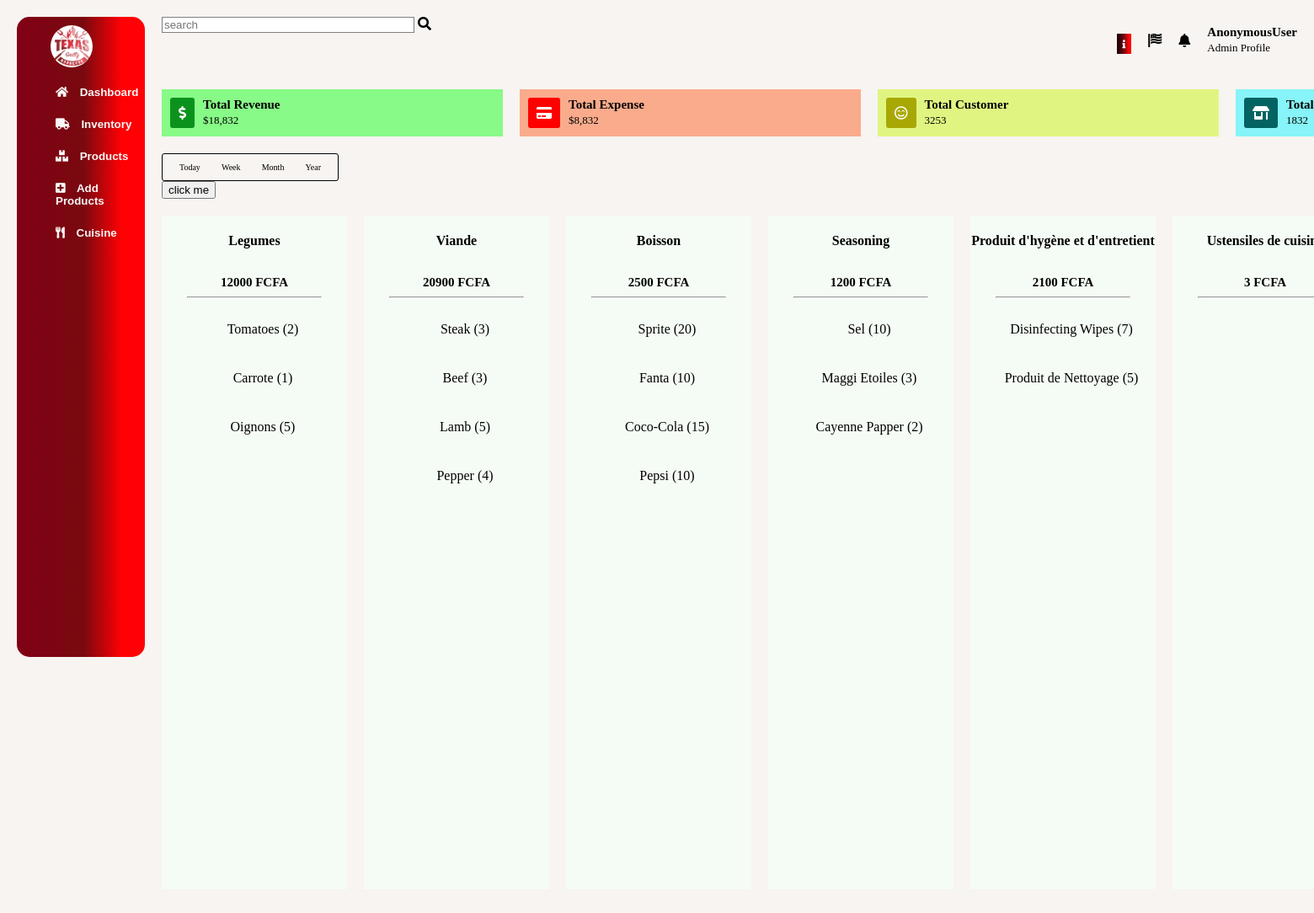
The app's page /texasgrillz/inventory/, older data.
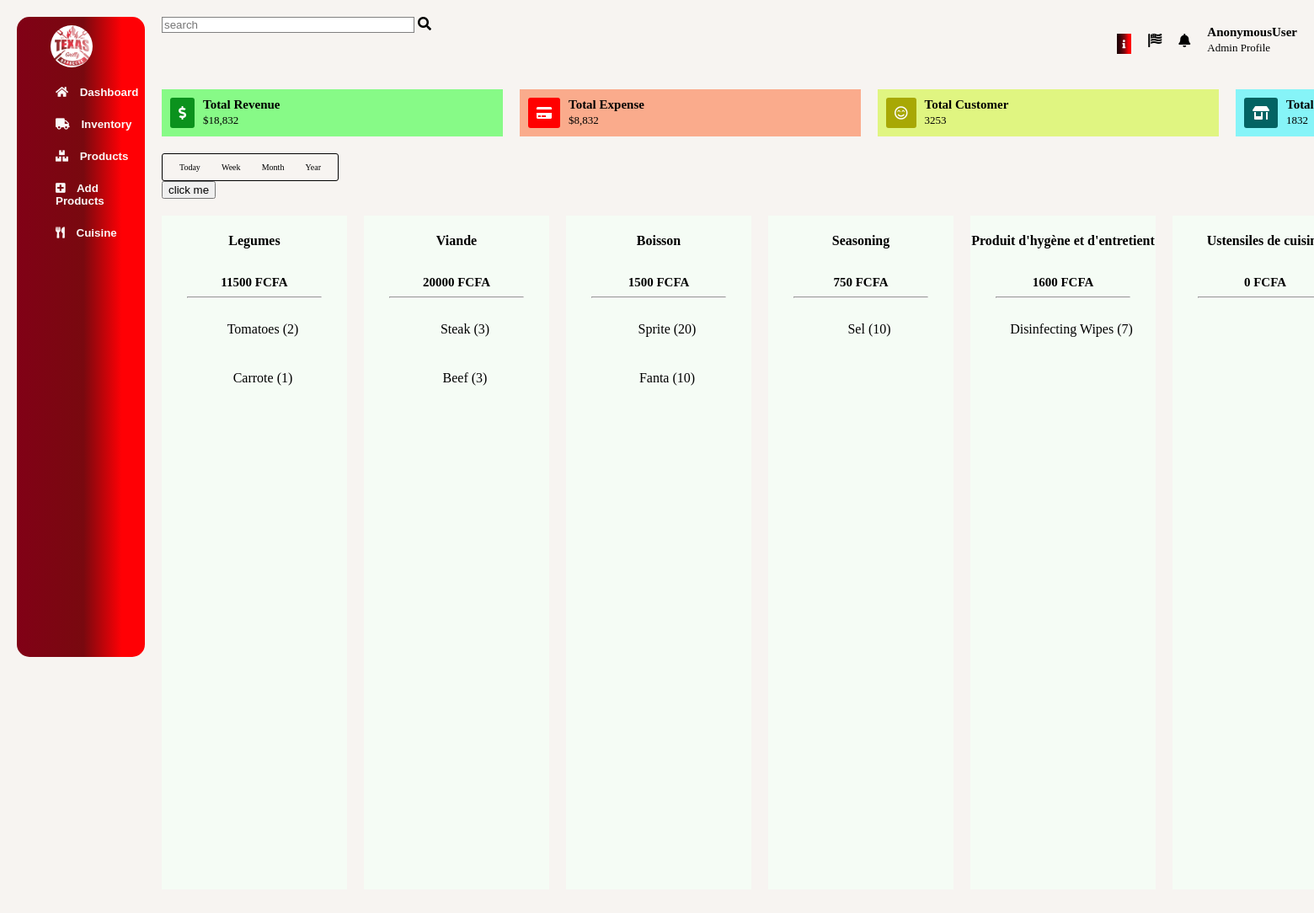
The same page, newer data.
### Resto/models.py (models this page shows, shortened)
class IventoryItemCategory(models.Model):
    name = models.CharField(max_length=150,null = True, blank = True)
    description = models.CharField(max_length=150,null = True, blank = True)
    date_created = models.DateTimeField(auto_now=True)
    def __str__(self):
        return self.name
    def total_spending_category(self):
        category = self.iventoryitem_set.all()
        spending = sum([item.prix for item in category])
        return spending
    def total_item_category(self):
        category = self.iventoryitem_set.all()
        count = len([item.name for item in category])
        return count

class IventoryItem(models.Model):
    name = models.CharField(max_length=150)
    description = models.CharField(max_length=150,null = True, blank = True)
    date_created = models.DateTimeField(auto_now=True)
    prix = models.IntegerField(blank=True)
    quantity = models.IntegerField(blank=True)
    category = models.ForeignKey(IventoryItemCategory,on_delete=CASCADE,blank=True,null=True)
    date_created = models.DateTimeField(auto_now=True)

### Resto/views.py (the view)
# urls.py: path('texasgrillz/inventory/',views.IventorySystem, name='inventory-texasgrillz'),
def IventorySystem(request):
    categories = IventoryItemCategory.objects.all()
    if request.method == 'POST':
        form = AddProducts(request.POST)
        if form.is_valid():
            product = form.cleaned_data.get('name')
            category = form.cleaned_data.get('category')
            form.save()
            messages.success(request,f'{product} added to your inventory')
            return HttpResponseRedirect(f'/texasgrillz/inventory/')
    else:
        form = AddProducts()
    context = {
        'categorie': categories,
        'form':AddProducts
    }
    return render(request,'Resto/IventorySystem.html',context)

### Resto/templates/Resto/IventorySystem.html (shortened to what this page needs)
{% load static %} {% load crispy_forms_tags %}
<!DOCTYPE html>
<html lang="en">
  <head>
    <link rel="stylesheet" href="https://use.fontawesome.com/releases/v5.8.1/css/all.css" />
    <link rel="stylesheet" href="https://cdn.jsdelivr.net/npm/bootstrap-icons@1.5.0/font/bootstrap-icons.css" />
    <link rel="stylesheet" type="text/css" href="{% static 'Resto/CSS/dashboard.css' %}" />
    <link
      rel="stylesheet"
      href="https://pro.fontawesome.com/releases/v5.10.0/css/all.css"
    />
  </head>
  <body>
    <div class="container">
      <aside class="sidebar">
        <ul id="sidebar-menu">
          <img src="{% static 'Resto/TexasGrillzLogo.jpeg' %}" height="50px" width="50px" style="border-radius: 50%" alt="" />
          <div class="tab">
            <button class="tablinks" onclick="openTab(event, 'Dashboard')"><i class="fas fa-home"></i> Dashboard</button>
            <button class="tablinks" onclick="openTab(event, 'Inventory')"><i class="fas fa-truck"></i> Inventory</button>
            <button class="tablinks" onclick="openTab(event, 'Products')"><i class="fas fa-boxes"></i> Products</button>
            <button class="tablinks" onclick="openTab(event, 'AddProducts')"><i class="fas fa-plus-square"></i> Add Products</button>
            <button onclick="location.href ='/texasgrillz/cuisine/'"><i class="fas fa-utensils"></i> Cuisine</button>
          </div>
        </ul>
      </aside>
      <header>
        <div class="nav">
          <div class="inpt">
            <input type="text" id="search" placeholder="search" />
            <i class="fas fa-search"></i>
          </div>
          <div class="right">
            <ul>
              <li><i class="fas fa-info"></i></li>
              <li><i class="fas fa-flag-usa"></i></li>
              <li><i class="fas fa-bell"></i></li>
            </ul>
            <div class="info">
              <h3>{{request.user}}</h3>
              <span>Admin Profile</span>
            </div>
          </div>
        </div>
      </header>
      <main>
        <div id="Inventory" class="tabcontent">
          <div class="first">
            <div class="child1">
              <i class="fas fa-dollar-sign"></i>
              <div class="data">
                <h3>Total Revenue</h3>
                <span>$18,832</span>
              </div>
            </div>
            <div class="child2">
              <i class="fas fa-credit-card"></i>
              <div class="data">
                <h3>Total Expense</h3>
                <span>$8,832</span>
              </div>
            </div>
            <div class="child3">
              <i class="far fa-smile-beam"></i>
              <div class="data">
                <h3>Total Customer</h3>
                <span>3253</span>
              </div>
            </div>
            <div class="child4">
              <i class="fas fa-store-alt"></i>
              <div class="data">
                <h3>Total Order</h3>
                <span>1832</span>
              </div>
            </div>
          </div>
          <div class="second">
            <div class="second-date">
              <p>Today</p>
              <p>Week</p>
              <p>Month</p>
              <p>Year</p>
            </div>
          </div>
          <button id="btn">click me</button>
          <div class="third">
            {% for cat in categorie %}
            <div class="cat{{cat.id}}" style="width: 220px">
              <div class="item1">
                <h4>{{cat.name}}</h4>
                <h3>{{cat.total_spending_category}} FCFA</h3>
                <hr />
                <ul id="ul2">
                  {% for catitem in cat.iventoryitem_set.all %}
                  <li>{{catitem.name}} ({{catitem.quantity}})</li>
                  {% endfor %}
                </ul>
              </div>
            </div>
            {% endfor %}
          </div>
        </div>
      </main>
    </div>
  </body>
</html>

### Resto/static/Resto/CSS/dashboard.css (style rules this page uses)
body { background-color: rgb(247, 244, 241); margin: 0; padding: 0; }
.container { padding: 20px; display: grid; grid-template-columns: auto 90%; grid-template-rows: 8% 10% auto 10% 10%; grid-template-areas: "sidebar header" "sidebar main" "sidebar main" "sidebar main" "sidebar main"; }
header { grid-area: header; padding-left: 20px; }
.nav { display: flex; justify-content: space-between; }
ul { display: flex; list-style: none; height: 50px; margin-top: 0; }
li { padding: 20px; padding-left: 0; }
hr { width: 20ch; }
.right { display: flex; }
#search { position: relative; width: 300px; outline: none; border: .2px solid gray; }
h3 { font-size: 10px; }
.item1 ul { display: block; }
span { font-size: 13px; text-align: center; }
.fa-info { background: rgb(36,0,6); background: linear-gradient(90deg, rgba(36,0,6,1) 11%, rgba(121,9,15,1) 52%, rgba(255,0,5,1) 82%); padding: 7px; font-size: 10px; color: white; }
.sidebar { grid-area: sidebar; background: rgb(129,1,22); background: linear-gradient(90deg, rgba(129,1,22,1) 0%, rgba(121,9,15,1) 52%, rgba(255,0,5,1) 82%); height: 95vh; border-radius: 15px; }
#sidebar-menu { flex-direction: column; color: white; }
#sidebar-menu i { padding-right: 10px; }
h3 { margin: 0; padding-top: 10px; font-weight: bold; font-size: 15px; }
main { display: grid; grid-template-columns: 1fr; grid-template-areas: "first" "second" "third" "fourth" ; gap: 20px; padding-left: 20px; }
.first { grid-area: first; display: grid; grid-template-columns: repeat(4, 1fr); grid-template-rows: 1fr; gap: 20px; }
.child1 { background-color: rgb(135, 250, 135); display: flex; }
.child2 { background-color: rgb(250, 171, 140); display: flex; }
.child3 { background-color: rgb(224, 245, 129); display: flex; }
.child4 { background-color: rgb(134, 244, 248); display: flex; }
.second { grid-area: second; display: flex; justify-content: space-between; padding-top: 20px; }
.third { grid-area: third; display: grid; grid-template-columns: repeat(8, 2fr); grid-template-rows: 1fr; grid-template-areas: "cat1 cat2 cat3 cat4 cat5 cat6 cat7 cat8"; gap: 20px; padding-top: 20px; }
h3, h4 { text-align: center; }
.item1 li { display: flex; justify-content: space-around; }
.cat1 { grid-area: cat1; background-color: rgb(245, 252, 245); height: 100vh; }
.cat2 { grid-area: cat2; background-color: rgb(245, 252, 245); text-align: center; }
.cat3 { grid-area: cat3; background-color: rgb(245, 252, 245); text-align: center; }
.cat4 { grid-area: cat4; background-color: rgb(245, 252, 245); text-align: center; }
.cat5 { grid-area: cat5; background-color: rgb(245, 252, 245); text-align: center; }
.cat6 { grid-area: cat6; background-color: rgb(245, 252, 245); text-align: center; }
.data { text-align: left; }
.second-date { display: flex; padding: 0 20px; justify-content: space-between; width: 210px; font-size: 10px; border: 1px solid black; text-align: left; border-radius: 3px; }
.fa-dollar-sign, .fa-credit-card, .fa-smile-beam, .fa-store-alt { padding: 10px; margin: 10px; color: white; border-radius: 3px; }
.fa-dollar-sign { background-color: rgb(11, 146, 29); }
.fa-credit-card { background-color: red; }
.fa-smile-beam { background-color: rgb(168, 168, 5); }
.fa-store-alt { background-color: rgb(3, 99, 99); }
img { margin-top: 10px; object-position: center; }
* { box-sizing: border-box }
.tab button { display: block; background-color: inherit; color: rgb(250, 248, 248); padding-top: 22px; width: 100%; border: none; outline: none; text-align: left; cursor: pointer; transition: 0.3s; font-weight: bold; }

Row changes from the older to the newer data that the page shows:
removed IventoryItem: name "Pepper", quantity "4", shown under IventoryItemCategory "Viande"
removed IventoryItem: name "Pepsi", quantity "10", shown under IventoryItemCategory "Boisson"
removed IventoryItem: name "Cayenne Papper", quantity "2", shown under IventoryItemCategory "Seasoning"
computed for IventoryItemCategory "Legumes": loses IventoryItem (name "Oignons", quantity "5"); total_spending_category "12000" → "11500"
computed for IventoryItemCategory "Viande": loses IventoryItem (name "Lamb", quantity "5"); total_spending_category "20900" → "20000"
computed for IventoryItemCategory "Boisson": loses IventoryItem (name "Coco-Cola", quantity "15"); total_spending_category "2500" → "1500"
computed for IventoryItemCategory "Seasoning": loses IventoryItem (name "Maggi Etoiles", quantity "3"); total_spending_category "1200" → "750"
computed for IventoryItemCategory "Produit d'hygène et d'entretient": loses IventoryItem (name "Produit de Nettoyage", quantity "5"); total_spending_category "2100" → "1600"
computed for IventoryItemCategory "Ustensiles de…": total_spending_category "3" → "0"
